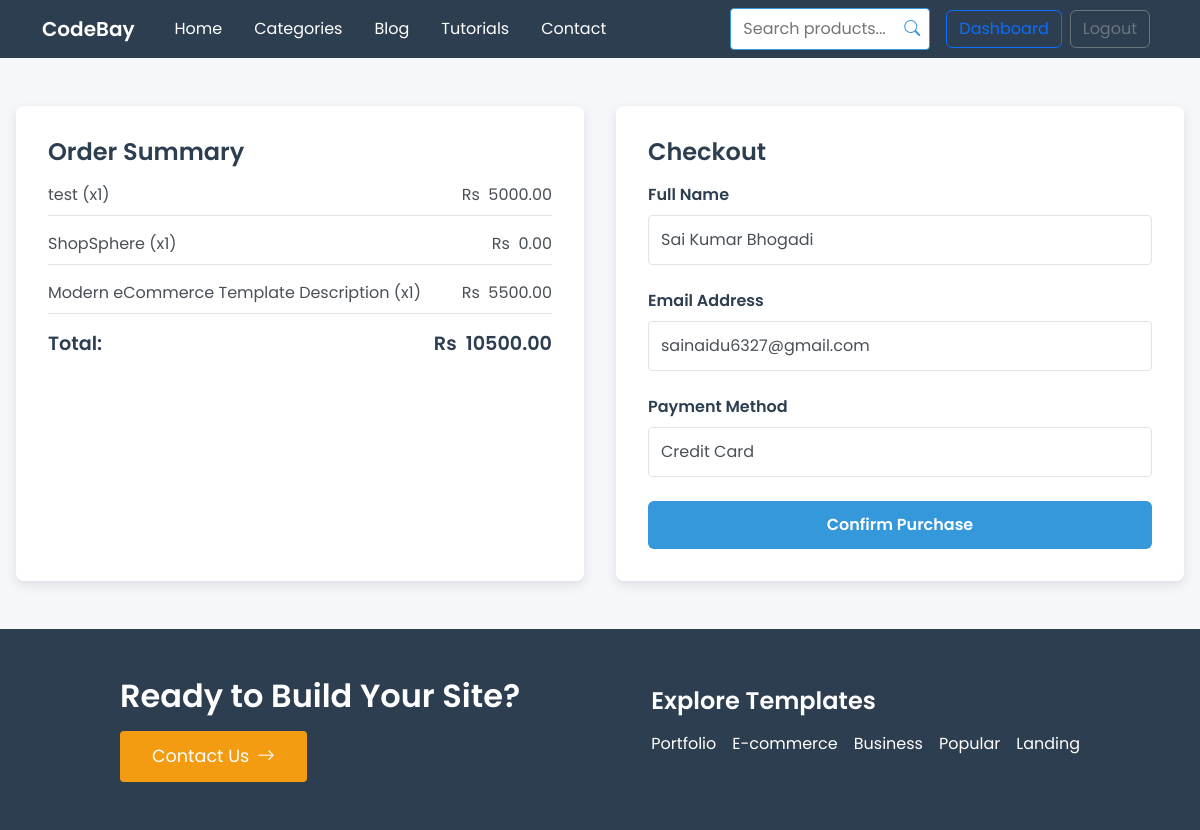
Screenshot of /checkout/ (signed in) with the database file from the repository.
### admin_panel/models.py (models this page shows, shortened)
class CartItem(models.Model):
    cart = models.ForeignKey(Cart, on_delete=models.CASCADE, related_name='items')
    template = models.ForeignKey(Template, on_delete=models.CASCADE)
    quantity = models.PositiveIntegerField(default=1)
    added_at = models.DateTimeField(auto_now_add=True)
    @property
    def subtotal(self):
        return self.quantity * self.template.price

class Template(models.Model):
    CATEGORY_CHOICES = [
        ('portfolio', 'Portfolio'),
        ('ecommerce', 'E-commerce'),
        ('business', 'Business'),
        ('landing-page', 'Landing Page'),
    ]
    STATUS_CHOICES = [
        ('active', 'Active'),
        ('inactive', 'Inactive'),
        ('pending', 'Pending'),
    ]
    name = models.CharField(max_length=100)
    category = models.CharField(max_length=20, choices=CATEGORY_CHOICES)
    price = models.DecimalField(max_digits=10, decimal_places=2, default=0.00)
    status = models.CharField(max_length=20, choices=STATUS_CHOICES, default='pending')
    preview_url = models.URLField(max_length=200, blank=True)
    description = models.TextField(blank=True)
    why_choose = models.TextField(blank=True, help_text="Why choose this template?")
    downloads = models.PositiveIntegerField(default=0)
    technologies = models.CharField(max_length=200, blank=True)
    rating = models.FloatField(default=0.0)
    rating_count = models.PositiveIntegerField(default=0)
    created_at = models.DateTimeField(auto_now_add=True)
    updated_at = models.DateTimeField(auto_now=True)
    zip_file = models.FileField(upload_to='templates/zips/', blank=True, null=True, help_text="Upload the ZIP file for this template")
    installation_instructions = models.TextField(blank=True, help_text="Instructions to install and run this template")

class Cart(models.Model):
    user = models.ForeignKey(settings.AUTH_USER_MODEL, on_delete=models.CASCADE, related_name='cart')
    created_at = models.DateTimeField(auto_now_add=True)
    updated_at = models.DateTimeField(auto_now=True)
    @property
    def total_price(self):
        return sum(item.subtotal for item in self.items.all())

### codebay_app/models.py (models this page shows, shortened)
class User(AbstractBaseUser, PermissionsMixin):
    email = models.EmailField(unique=True)
    full_name = models.CharField(max_length=255)
    is_active = models.BooleanField(default=True)
    is_staff = models.BooleanField(default=False)
    bio = models.TextField(blank=True, default="")
    date_joined = models.DateTimeField(default=timezone.now)
    objects = UserManager()
    USERNAME_FIELD = 'email'
    REQUIRED_FIELDS = ['full_name']

### codebay_app/views.py (the view, shortened to what this page needs)
# urls.py: path('checkout/', views.checkout, name='checkout'),
@login_required
def checkout(request):
    cart = get_object_or_404(Cart, user=request.user)
    if not cart.items.exists():
        messages.error(request, "Your cart is empty.")
        return redirect('codebay_app:cart_detail')
    return render(request, 'codebay_app/checkout.html', {'cart': cart})

### codebay_app/templates/codebay_app/checkout.html (shortened to what this page needs)
{% extends 'codebay_app/base.html' %}
{% block content %}
<section class="checkout-section">
  <div class="checkout-container">
    <div class="order-summary">
      <h3>Order Summary</h3>
      {% for item in cart.items.all %}
        <div class="order-item">
          <span>{{ item.template.name }} (x{{ item.quantity }})</span>
          <span>Rs &nbsp;{{ item.subtotal }}</span>
        </div>
      {% endfor %}
      <div class="order-total">
        <span>Total:</span>
        <span>Rs &nbsp;{{ cart.total_price }}</span>
      </div>
    </div>
    <div class="checkout-form">
      <h3 class="checkout-title">Checkout</h3>
      <form method="POST">
        <div class="form-group">
          <label for="name">Full Name</label>
          <input type="text" id="name" name="name" class="form-control" value="{{ request.user.full_name|default:request.user.email }}" required>
        </div>
        <div class="form-group">
          <label for="email">Email Address</label>
          <input type="email" id="email" name="email" class="form-control" value="{{ request.user.email }}" required>
        </div>
        <div class="form-group">
          <label for="payment_method">Payment Method</label>
          <select id="payment_method" name="payment_method" class="form-control" required>
            <option value="credit_card">Credit Card</option>
          </select>
        </div>
        <button type="submit" class="confirm-btn">Confirm Purchase</button>
      </form>
    </div>
  </div>
</section>
{% endblock %}

### codebay_app/static/css/main.css (style rules this page uses)
body { font-family: 'Poppins', sans-serif; background-color: #FFFFFF; color: #333333; }

### codebay_app/templates/codebay_app/checkout.html (style rules this page uses)
body { font-family: 'Poppins', sans-serif; background-color: #F5F7FA; color: #2C3E50; margin: 0; padding: 0; }
.checkout-section { padding: 3rem 0; }
.checkout-container { max-width: 1200px; margin: 0 auto; padding: 0 1rem; display: flex; gap: 2rem; }
.order-summary, .checkout-form { flex: 1; background-color: #FFFFFF; padding: 2rem; border-radius: 8px; box-shadow: 0 4px 12px rgba(0, 0, 0, 0.1); }
.checkout-title { font-weight: 600; font-size: 2rem; color: #2C3E50; margin-bottom: 1.5rem; }
.order-summary h3, .checkout-form h3 { font-size: 1.5rem; font-weight: 600; color: #2C3E50; margin-bottom: 1rem; }
.order-item { display: flex; justify-content: space-between; margin-bottom: 1rem; padding-bottom: 0.5rem; border-bottom: 1px solid #e0e4e8; }
.order-item span { color: #495057; }
.order-total { font-weight: 600; font-size: 1.2rem; margin-top: 1rem; display: flex; justify-content: space-between; }
.form-group { margin-bottom: 1.5rem; }
.form-group label { display: block; font-weight: 600; color: #2C3E50; margin-bottom: 0.5rem; }
.form-control { width: 100%; padding: 0.75rem; border: 1px solid #e0e4e8; border-radius: 4px; font-size: 1rem; color: #495057; }
.confirm-btn { width: 100%; padding: 0.75rem; background-color: #3498db; color: white; border: none; border-radius: 6px; font-weight: 600; font-size: 1rem; cursor: pointer; transition: background-color 0.3s ease; }

### rows the page displays
CartItem: template.name "test", quantity "1", subtotal "5000.00"
CartItem: template.name "ShopSphere", quantity "1", subtotal "0.00"
CartItem: template.name "Modern eCommerce Template Description", quantity "1", subtotal "5500.00"
Cart: total_price "10500.00"
User: name "Sai Kumar Bhogadi", email "sainaidu6327@gmail.com"
